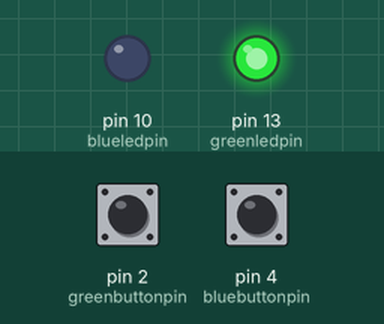
This sketch was run on a simulated Arduino Uno, built with avr-gcc and run on an emulated ATmega328P. Shown: output pins drawn as LEDs (lit = HIGH). The test bench sets the inputs (shaded band); at power-on: pin 2 (greenbuttonpin) HIGH, pin 4 (bluebuttonpin) HIGH.

Above: at 1.2 s.
1.3 s: pin 2 (greenbuttonpin) pulled LOW for 0.15 s
At 1.7 s:
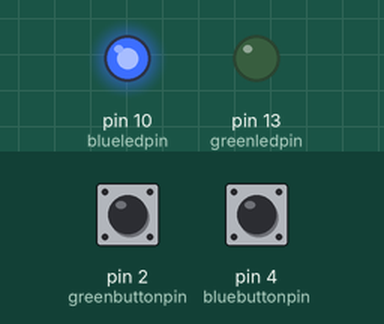
2.9 s: pin 4 (bluebuttonpin) pulled LOW for 0.15 s
At 4.1 s:
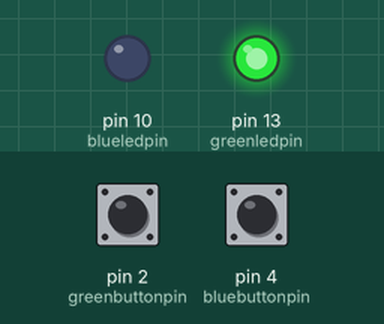
4.5 s: pin 2 (greenbuttonpin) pulled LOW for 1 s
At 5.3 s:
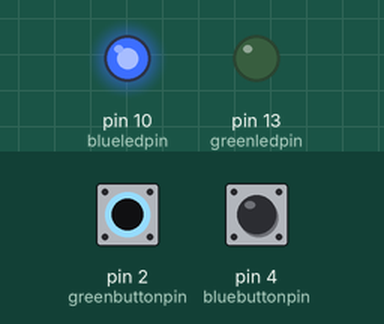
7.0 s: pin 2 (greenbuttonpin) driven LOW and pin 4 (bluebuttonpin) driven LOW
At 7.5 s:
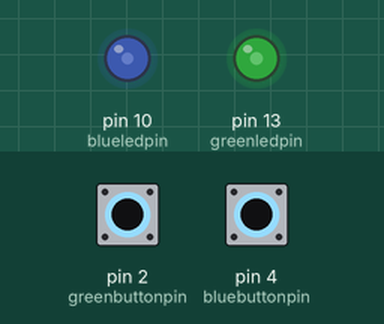
8.5 s: pin 2 (greenbuttonpin) driven HIGH
At 9.4 s:
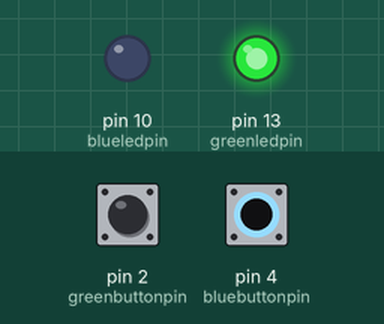
10.0 s: pin 2 (greenbuttonpin) driven LOW and pin 4 (bluebuttonpin) driven HIGH
At 10.7 s:
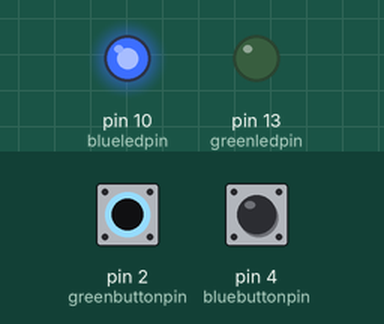
Timing chart, 0 to 12.5 s (numbered marks = the images above; inputs shaded):
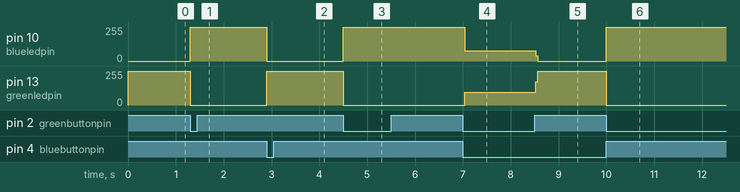

Measured:
- after the input at 1.3 s, pin 10 (blueledpin): 0/255 → 255/255 at once; pin 13 (greenledpin): 255/255 → 0/255 at once
- after the input at 2.9 s, pin 10 (blueledpin): 255/255 → 0/255 at once; pin 13 (greenledpin): 0/255 → 255/255 at once
- after the input at 4.5 s, pin 10 (blueledpin): 0/255 → 255/255 at once; pin 13 (greenledpin): 255/255 → 0/255 at once
- after the input at 7.0 s, pin 10 (blueledpin): 255/255 → 78/255 at once; pin 13 (greenledpin): 0/255 → 97/255 at once
- after the input at 8.5 s, pin 10 (blueledpin): 78/255 → 0/255 at once; pin 13 (greenledpin): 97/255 → 255/255 at once
- after the input at 10.0 s, pin 10 (blueledpin): 0/255 → 255/255 at once; pin 13 (greenledpin): 255/255 → 0/255 at once

The sketch:

ButtonTesting.ino
```cpp
///////////////// PROGRAM DESCRIPTION /////////////////
/* This program tests the ADAFRUIT 343X Buttons
 *
 * 1) The green button LED will originally be turned on.
 * 2) The green button LED will only be turned off once it is pressed.
 * 3) Once pressed, blue button LED will then turn on.
 * 4) The blue button LED will only be turned off once it is pressed.
 * 5) Green LED illuminated again and cycle repeats indefinately.
 */

/////////////// CONSTS ////////////////
const uint8_t greenbuttonpin = 2;
const uint8_t greenledpin = 13;
const uint8_t bluebuttonpin = 4;
const uint8_t blueledpin = 10;

////////////// TYPEDEFS ///////////////
typedef enum{
  blue,
  green
} buttontracker;

buttontracker led;

///////////// GLOBAL PROTOTYPES ///////////
void test(buttontracker a);

void setup() {
  pinMode(greenbuttonpin, INPUT);
  pinMode(greenledpin, OUTPUT);
  pinMode(bluebuttonpin, INPUT);
  pinMode(blueledpin, OUTPUT);

  digitalWrite(greenledpin, HIGH);
  led = green;
}

void loop() {
  test(led);
}

void test(buttontracker a){
  while (a == green){
    if (digitalRead(greenbuttonpin)==0){ //pressed
      digitalWrite(greenledpin, LOW);
      digitalWrite(blueledpin, HIGH);
      a = blue;
    }
  }

  while (a == blue){
    if (digitalRead(bluebuttonpin)==0){ //pressed
      digitalWrite(blueledpin, LOW);
      digitalWrite(greenledpin, HIGH);
      a = green;
    }
  }
}
```
